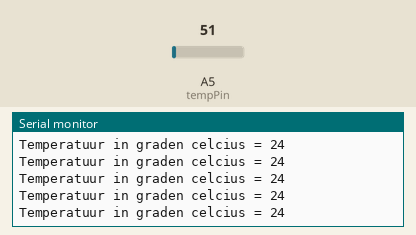
Simulated run of this sketch. Board: Arduino Uno, built with avr-gcc and run on an emulated ATmega328P. On the bench: the last lines printed to the serial monitor. The inputs (shaded band) are chosen by the test bench; at power-on: A5 (tempPin) = 51.

Above: at 1.2 s.
1.3 s: A5 (tempPin) set to 23
At 2.4 s:
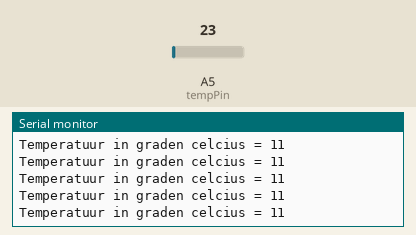
4.3 s: A5 (tempPin) set to 19
At 5.4 s:
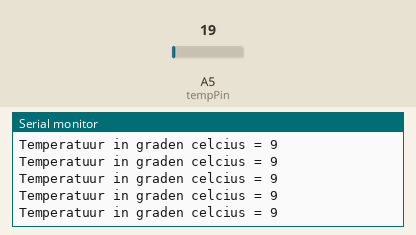
Timing chart, 0 to 7.3 s (numbered marks = the images above; inputs shaded):
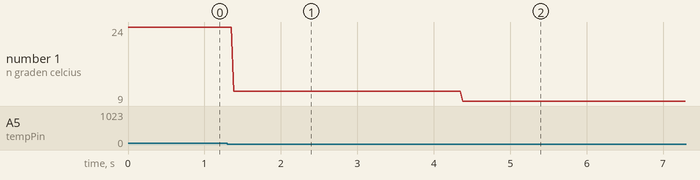

The sketch:

sketch_sep17c.ino
```cpp
// sluit parameter aan op pin
const int tempPin = A5;
int tempMeter = 0; // temperatuur in graden celcius

void setup() {
  Serial.begin(9600); // start de seriele communicatie
}

void loop() {
  tempMeter = map(analogRead(tempPin), 0, 1023, 0, 500); // lees analoge waarde uit temperatuurmeter

  // print tempMeter waarde naar serial monitor
  Serial.print("Temperatuur in graden celcius = ");
  Serial.println(tempMeter);
}
```

Measured:
- after the input at 1.3 s, the serial monitor: prints a new line after 0.09 s (image 1)
- after the input at 4.3 s, the serial monitor: prints a new line after 0.08 s (image 2)
- plotted number 1: 24 → 11 after the input at 1.3 s, 11 → 9 after the input at 4.3 s
